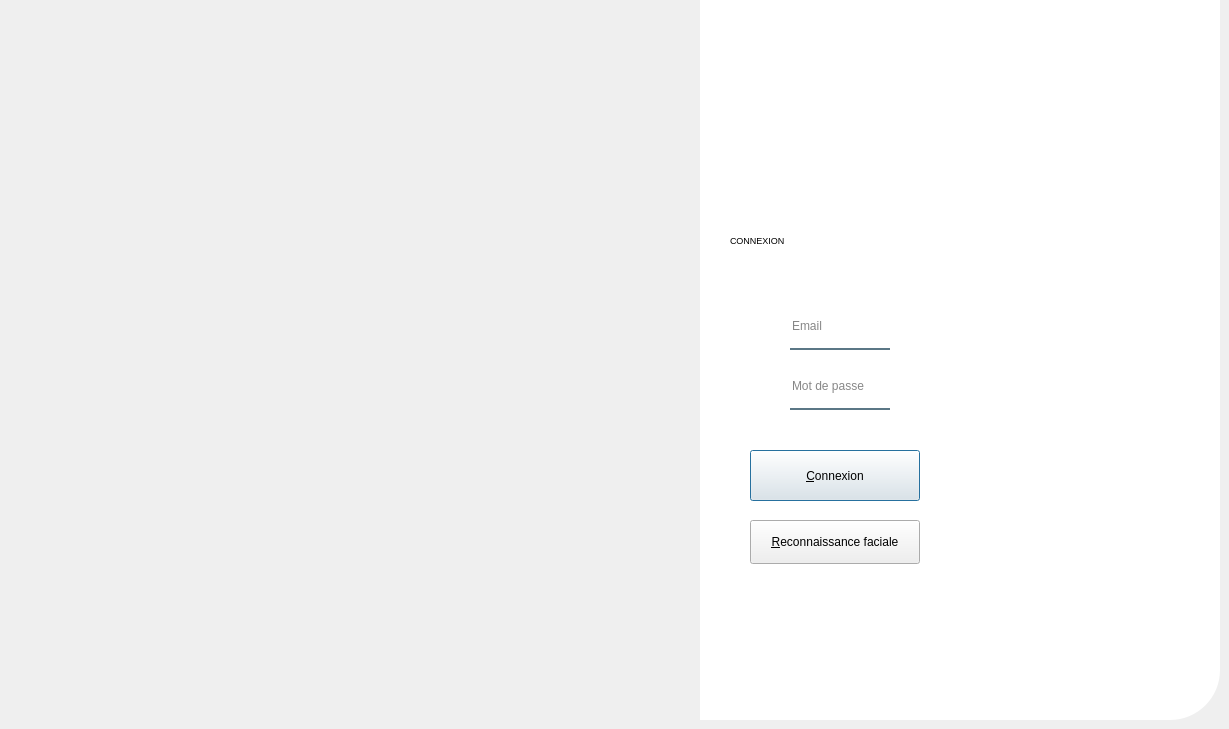
      <widget class="QWidget" name="loginpage">
       <widget class="QLabel" name="logintext">
        <property name="geometry">
         <rect>
          <x>730</x>
          <y>210</y>
          <width>141</width>
          <height>61</height>
         </rect>
        </property>
        <property name="font">
         <font>
          <pointsize>7</pointsize>
         </font>
        </property>
        <property name="text">
         <string>CONNEXION</string>
        </property>
       </widget>
       <widget class="QLabel" name="loginarea">
        <property name="geometry">
         <rect>
          <x>700</x>
          <y>0</y>
          <width>520</width>
          <height>720</height>
         </rect>
        </property>
        <property name="styleSheet">
         <string notr="true">background-color : rgba(255,255,255,255);
border-bottom-right-radius : 50px;</string>
        </property>
        <property name="text">
         <string />
        </property>
       </widget>
       <widget class="QLineEdit" name="pwdinput">
        <property name="geometry">
         <rect>
          <x>790</x>
          <y>370</y>
          <width>100</width>
          <height>40</height>
         </rect>
        </property>
        <property name="toolTip">
         <string>Saisissez votre mot de passe</string>
        </property>
        <property name="styleSheet">
         <string notr="true">background-color : rgba(0,0,0,0);
border : none;
border-bottom : 2px solid rgba(46,82,101,200);
color : rgba(0,0,0,240);
padding-bottom: 7px;</string>
        </property>
        <property name="text">
         <string />
        </property>
        <property name="echoMode">
         <enum>QLineEdit::EchoMode::Password</enum>
        </property>
        <property name="placeholderText">
         <string>Mot de passe</string>
        </property>
       </widget>
       <widget class="QPushButton" name="loginbtn">
        <property name="geometry">
         <rect>
          <x>750</x>
          <y>450</y>
          <width>170</width>
          <height>51</height>
         </rect>
        </property>
        <property name="toolTip">
         <string>Se connecter à l'application</string>
        </property>
        <property name="styleSheet">
         <string notr="true" />
        </property>
        <property name="text">
         <string>&amp;Connexion</string>
        </property>
        <property name="icon">
         <iconset resource="img.qrc">
          <normaloff>:/img/login.svg</normaloff>:/img/login.svg</iconset>
        </property>
        <property name="iconSize">
         <size>
          <width>20</width>
          <height>20</height>
         </size>
        </property>
        <property name="default">
         <bool>true</bool>
        </property>
       </widget>
       <widget class="QPushButton" name="faceBtn">
        <property name="geometry">
         <rect>
          <x>750</x>
          <y>520</y>
          <width>170</width>
          <height>44</height>
         </rect>
        </property>
        <property name="toolTip">
         <string>Ouvrir la reconnaissance faciale</string>
        </property>
        <property name="text">
         <string>&amp;Reconnaissance faciale</string>
        </property>
        <property name="icon">
         <iconset resource="img.qrc">
          <normaloff>:/img/camera.svg</normaloff>:/img/camera.svg</iconset>
        </property>
        <property name="iconSize">
         <size>
          <width>20</width>
          <height>20</height>
         </size>
        </property>
       </widget>
       <widget class="QLineEdit" name="userinput">
        <property name="geometry">
         <rect>
          <x>790</x>
          <y>310</y>
          <width>100</width>
          <height>40</height>
         </rect>
        </property>
        <property name="toolTip">
         <string>Saisissez votre email</string>
        </property>
        <property name="styleSheet">
         <string notr="true">background-color : rgba(0,0,0,0);
border : none;
border-bottom : 2px solid rgba(46,82,101,200);
color : rgba(0,0,0,240);
padding-bottom: 7px;</string>
        </property>
        <property name="placeholderText">
         <string>Email</string>
        </property>
       </widget>
       <widget class="QLabel" name="loginpic">
        <property name="geometry">
         <rect>
          <x>210</x>
          <y>40</y>
          <width>511</width>
          <height>621</height>
         </rect>
        </property>
        <property name="styleSheet">
         <string notr="true">background-image: url(:/img/olife.png);
border-top-left-radius : 50px;</string>
        </property>
        <property name="text">
         <string />
        </property>
       </widget>
       <widget class="QLabel" name="sidebarlogo_2">
        <property name="geometry">
         <rect>
          <x>840</x>
          <y>200</y>
          <width>91</width>
          <height>91</height>
         </rect>
        </property>
        <property name="minimumSize">
         <size>
          <width>48</width>
          <height>48</height>
         </size>
        </property>
        <property name="maximumSize">
         <size>
          <width>96</width>
          <height>96</height>
         </size>
        </property>
        <property name="text">
         <string />
        </property>
        <property name="pixmap">
         <pixmap>:/img/logo2.png</pixmap>
        </property>
        <property name="scaledContents">
         <bool>true</bool>
        </property>
       </widget>
       <zorder>loginarea</zorder>
       <zorder>pwdinput</zorder>
       <zorder>loginbtn</zorder>
       <zorder>faceBtn</zorder>
       <zorder>userinput</zorder>
       <zorder>loginpic</zorder>
       <zorder>logintext</zorder>
       <zorder>sidebarlogo_2</zorder>
      </widget>
